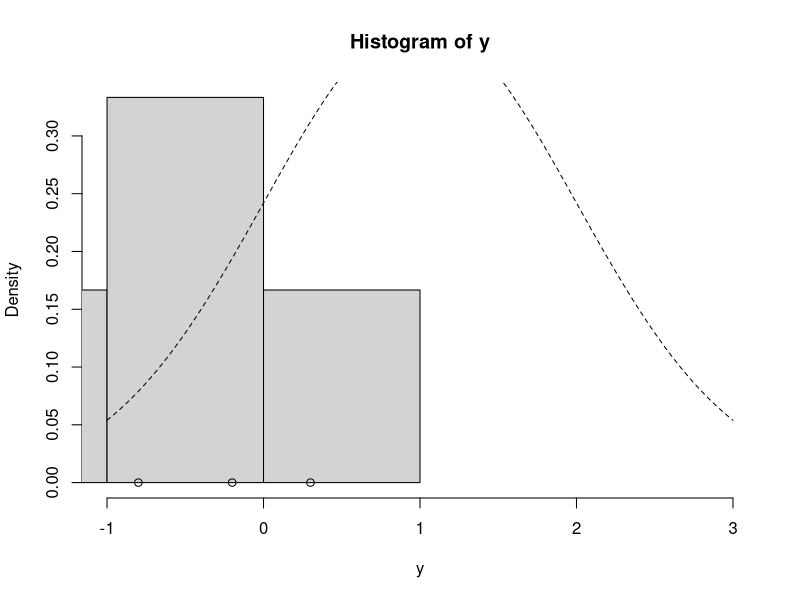
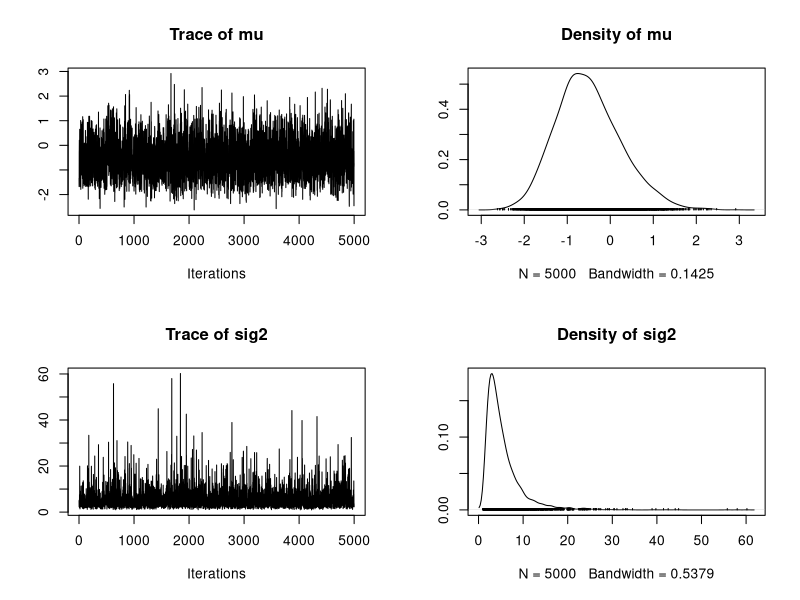

These charts were generated, in order, by the following R code:

#we don't assume we know sigma squared or mu
#we use normal for mu and inverse gamma for sigma squared

#update mu
update_mu=function(n,ybar,sig2,mu_0,sig2_0) {
  sig2_1=1.0/(n/sig2 + 1.0/sig2_0)
  mu_1=sig2_1 *(n*ybar/sig2 + mu_0/sig2_0)
  rnorm(n=1.0,mean=mu_1,sd=sqrt(sig2_1))
}

#update sig2
update_sig2=function(n,y,mu,nu_0,beta_0) {
  nu_1=nu_0+n/2.0
  sumsq=sum((y-mu)^2)
  beta_1=beta_0+sumsq/2.0
  out_gamma=rgamma(n=1.0,shape=nu_1,rate=beta_1)
  1/out_gamma
}


##create gibbs sampler
gibbs=function(y,n_iter,init,prior) {
  ybar=mean(y)
  n=length(y)
  
  mu_out=numeric(n_iter)
  sig2_out=numeric(n_iter)
  
  mu_now=init$mu
  
  ##Gibbs sampler
  for (i in 1:n_iter) {
    sig2_now=update_sig2(n=n,y=y,mu=mu_now,nu_0=prior$nu_0,
beta_0=prior$beta_0)
    mu_now=update_mu(n=n,ybar=ybar,sig2=sig2_now,mu_0=prior$mu_0,
                     sig2_0=prior$sig2_0)
    
    sig2_out[i]=sig2_now
    mu_out[i]=mu_now
  }
  cbind(mu=mu_out,sig2=sig2_out)
  
  
  
}


#set up the problem
#y=c(1.2,1.4,-0.5,0.3,0.9,2.3,1.0,0.1,1.3,1.9)
y = c(-0.2, -1.5, -5.3, 0.3, -0.8, -2.2)
ybar=mean(y)
n=length(y)


##priors
prior=list()

prior$mu_0=1.0
prior$sig2_0=1.0
prior$n_0=2.0   ###prior effective sample size
prior$s2_0=1.0    ### initial guess for sigma squared

prior$nu_0=prior$n_0/2.0
prior$beta_0=prior$n_0*prior$s2_0/2.0


hist(y, freq=FALSE, xlim=c(-1.0, 3.0)) # histogram of the data
curve(dnorm(x=x, mean=prior$mu_0, sd=sqrt(prior$sig2_0)), lty=2, add=TRUE) # prior for mu
points(y, rep(0,n), pch=1) # individual data points
points(ybar, 0, pch=19) # sample mean



##run gibbs sampler
set.seed(53)

init=list()
init$mu=0.0


##call gibbs function
post=gibbs(y=y,n_iter=5e3,init=init,prior=prior)


library("coda")
plot(as.mcmc(post))


summary(as.mcmc(post))
